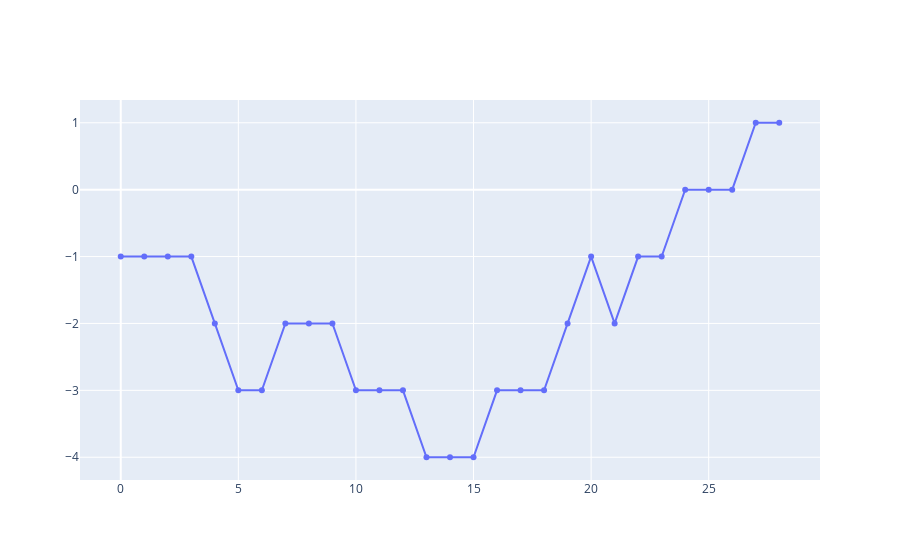

Notebook source saved alongside this figure:
### Code cell
import plotly.graph_objects as go

fig = go.Figure()
fig.add_trace(
    go.Scatter(
        x=list(skew_dist.keys()),
        y=list(skew_dist.values()),
        mode="lines+markers",
    ),
)
fig.show()

### Figure 1 — Plotly figure (JSON) as saved in the notebook; plotly's stock layout.template omitted (floating-point values rounded to 4 significant figures)
{"data": [{"mode": "lines+markers", "type": "scatter", "x": [0, 1, 2, 3, 4, 5, 6, 7, 8, 9, 10, 11, 12, 13, 14, 15, 16, 17, 18, 19, 20, 21, 22, 23, 24, 25, 26, 27, 28], "y": [-1, -1, -1, -1, -2, -3, -3, -2, -2, -2, -3, -3, -3, -4, -4, -4, -3, -3, -3, -2, -1, -2, -1, -1, 0, 0, 0, 1, 1]}], "layout": {}}
